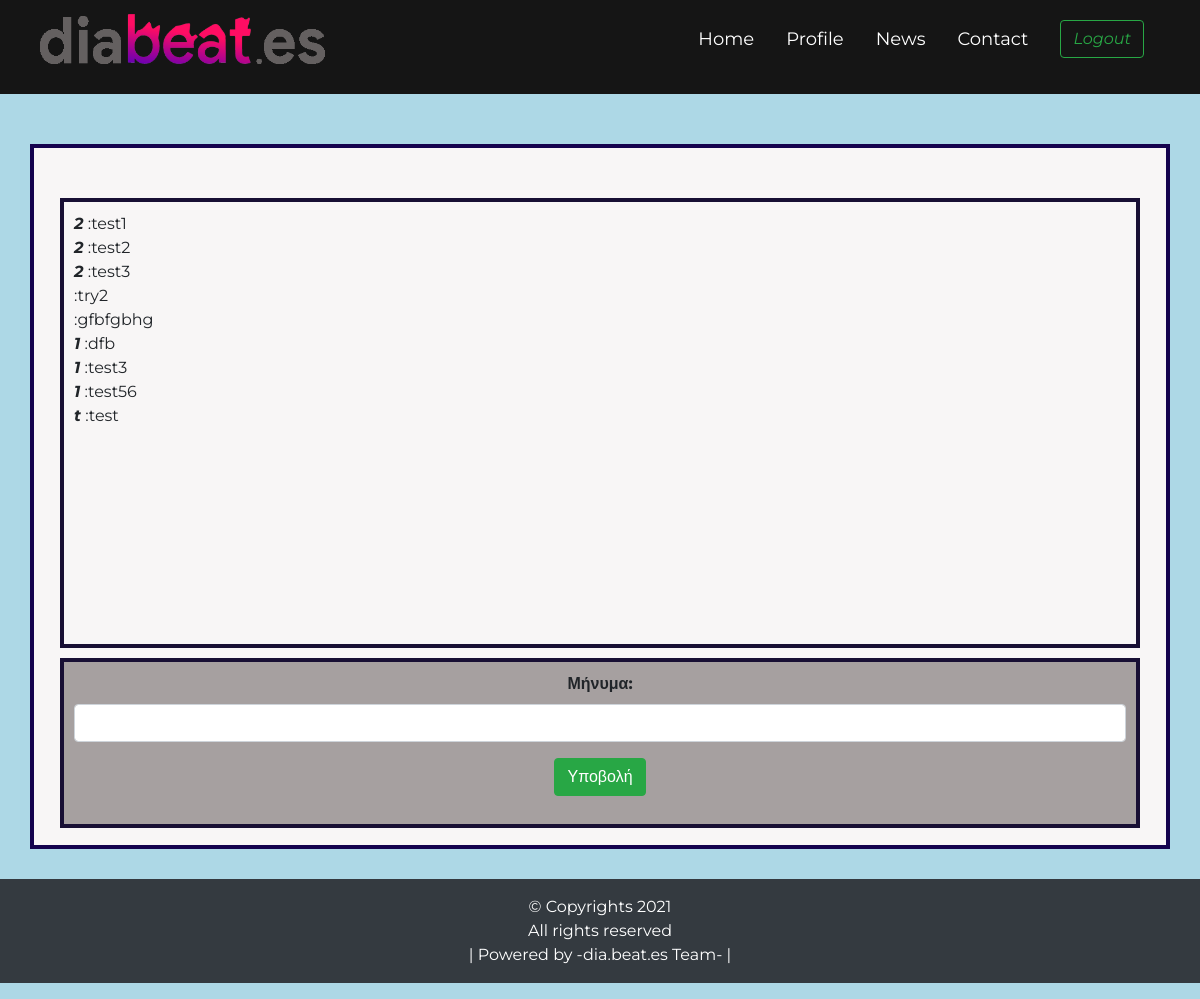
/contact_doctor.php (signed in), run on the app's committed database.
### tables this page shows
CREATE TABLE `contactdata` (
  `id` int(255) NOT NULL,
  `user` varchar(255) NOT NULL,
  `message` varchar(255) NOT NULL
);

### contact_doctor.php (the view, shortened to what this page needs)
<!DOCTYPE html>
<html lang="en">
<head>
    <link rel="stylesheet" href="https://maxcdn.bootstrapcdn.com/bootstrap/4.3.1/css/bootstrap.min.css">
    <link rel="stylesheet" type="text/css" href="./css/contactstyle.css">
</head>
<?php include 'doctor_navbar.php'; ?>
<body style="background-color: lightblue;">
<div   class="container" style= "margin-top:50px">
<div   class="container3" style= "margin-top:50px">
 <?php
    $conn = mysqli_connect("localhost","root","","diabeates");
   $sql="SELECT user,message from contactdata";
   $result =$conn-> query($sql);
   if ($result-> num_rows >0){
   while ($row = $result-> fetch_assoc()){
    echo "</td><td><b><i>" .$row["user"]. "</td><td></b></i>";
    echo "</td><td>:". $row["message"]. "</td><td>";
    }
  }
   else{
    echo "No Result";
   }
 ?>
</div>
<div   class="container2" style= "margin-top:10px">
        <form action="contactinfo_doctor.php" method="post">
         <div class="form-group">
             <label><b>Μήνυμα:</b></label>
             <input type="text" name="message" autocomplete="off" class="form-control" required></input>
          </div>
            <button type="submit" class="btn btn-success">Υποβολή</button>
       </form>
        </div>
</div>
</body>
<footer>
    <p class="p-3 bg-dark text-white text-center position:absolute bottom:0">&copy; Copyrights 2021<br>
    All rights reserved
    <br>
    | Powered by -dia.beat.es Team- |
    </p>
</footer>
</html>

### css/contactstyle.css (style rules this page uses)
* { margin:0; padding:0; box-sizing:border-box; font-family:'Arial'; }
.container { height: 705px; position: relative; border: 4px solid rgb(21, 3, 78); background-color: rgb(248, 246, 246); margin-top: 80px; margin-bottom: 30px; }
.container2 { height: 170px; text-align: center; position: relative; border: 4px solid rgb(24, 15, 52); width: 1080px; background-color: rgba(150, 144, 144, 0.83); left:1%; padding: 10px; }
.container3 { height: 450px; text-align: left; position: relative; border: 4px solid rgb(24, 15, 52); width: 1080px; background-color: rgba(248, 246, 246); left:1%; padding: 10px; }
.form-group { cursor: pointer }

### css/navbar.css (style rules this page uses)
* { margin: 0; padding: 0; box-sizing: border-box; font-family: 'Montserrat',sans-serif; }

### data on the page
contactdata: user "2", message "test1"
contactdata: user "2", message "test2"
contactdata: user "2", message "test3"
contactdata: message "try2"
contactdata: message "gfbfgbhg"
contactdata: user "1", message "dfb"
contactdata: user "1", message "test3"
contactdata: user "1", message "test56"
contactdata: user "t", message "test"
